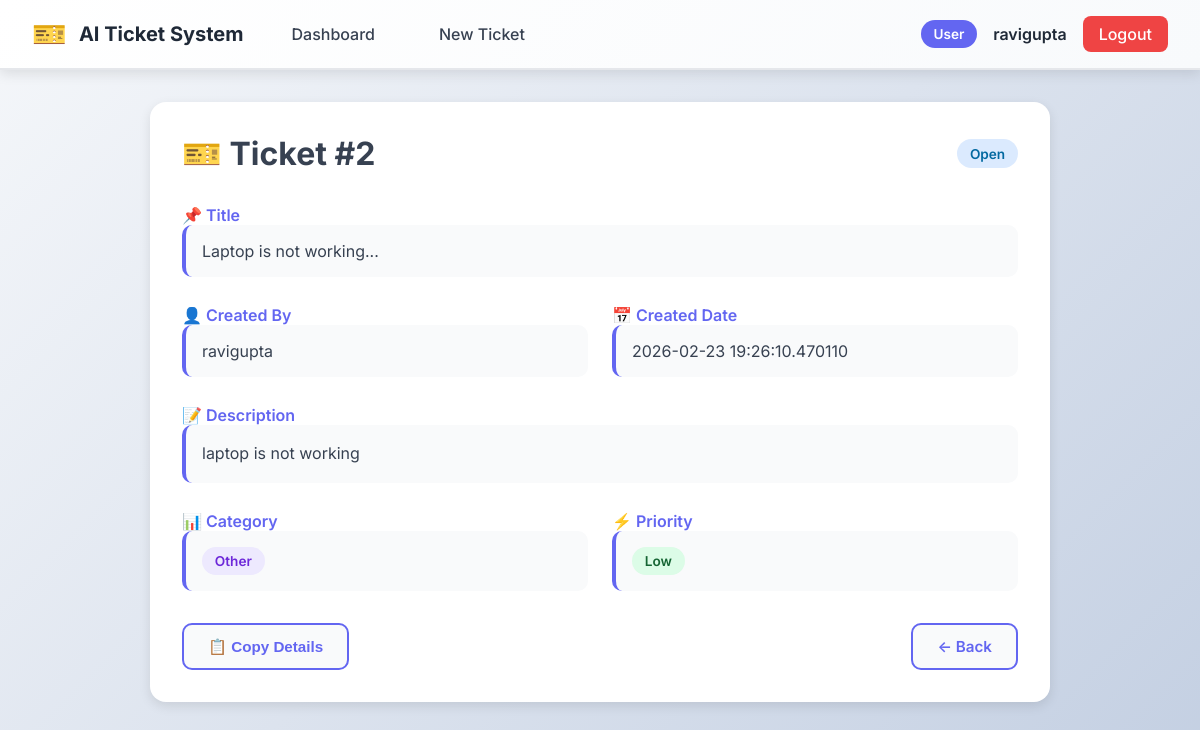
Screenshot of /ticket/2 (signed in) with the database file from the repository.
### tables this page shows
CREATE TABLE tickets(
        id INTEGER PRIMARY KEY AUTOINCREMENT,
        username TEXT NOT NULL,
        title TEXT NOT NULL,
        description TEXT NOT NULL,
        category TEXT NOT NULL,
        priority TEXT NOT NULL,
        status TEXT NOT NULL,
        created_at TIMESTAMP DEFAULT CURRENT_TIMESTAMP,
        resolved_at TIMESTAMP,
        FOREIGN KEY (username) REFERENCES users(username)
    );

### app.py (the view)
@app.route("/ticket/<int:ticket_id>")
def view_ticket(ticket_id):
    if not session.get("username"):
        return redirect("/login")
    ticket = get_ticket_by_id(ticket_id)
    if not ticket:
        flash("Ticket not found!", "error")
        return redirect("/user_dashboard" if session.get("role") == "user" else "/agent_dashboard")
    if session.get("role") == "user" and ticket[1] != session["username"]:
        flash("You don't have permission to view this ticket!", "error")
        return redirect("/user_dashboard")
    return render_template("ticket_details.html", ticket=ticket)

### database.py (called while the page is built)
def get_db():
    conn = sqlite3.connect("users.db")
    conn.row_factory = sqlite3.Row
    return conn

def get_ticket_by_id(ticket_id):
    conn = get_db()
    c = conn.cursor()
    c.execute("SELECT * FROM tickets WHERE id = ?", (ticket_id,))
    ticket = c.fetchone()
    conn.close()
    return ticket

### templates/ticket_details.html (shortened to what this page needs)
{% extends "base.html" %}
{% block content %}
<div style="max-width: 900px; margin: 0 auto;">
    <div class="tickets-section">
        <div style="display: flex; justify-content: space-between; align-items: center; margin-bottom: 2rem; flex-wrap: wrap; gap: 1rem;">
            <h1 style="font-size: 2rem;">🎫 Ticket #{{ ticket[0] }}</h1>
            <span class="status-badge status-{{ ticket[6]|lower|replace(' ', '-') }}">
                {{ ticket[6] }}
            </span>
        </div>
        <div class="preview-field" style="margin-bottom: 1.75rem;">
            <label style="font-weight: 600; color: var(--primary); font-size: 1rem; margin-bottom: 0.5rem;">📌 Title</label>
            <div style="padding: 1rem; background: var(--light); border-radius: 10px; border-left: 4px solid var(--primary);">{{ ticket[2] }}</div>
        </div>
        <div style="display: grid; grid-template-columns: 1fr 1fr; gap: 1.5rem; margin-bottom: 1.75rem;">
            <div class="preview-field">
                <label style="font-weight: 600; color: var(--primary); font-size: 1rem; margin-bottom: 0.5rem;">👤 Created By</label>
                <div style="padding: 1rem; background: var(--light); border-radius: 10px; border-left: 4px solid var(--primary);">{{ ticket[1] }}</div>
            </div>
            <div class="preview-field">
                <label style="font-weight: 600; color: var(--primary); font-size: 1rem; margin-bottom: 0.5rem;">📅 Created Date</label>
                <div style="padding: 1rem; background: var(--light); border-radius: 10px; border-left: 4px solid var(--primary);">{{ ticket[7] if ticket[7] else 'N/A' }}</div>
            </div>
        </div>
        <div class="preview-field" style="margin-bottom: 1.75rem;">
            <label style="font-weight: 600; color: var(--primary); font-size: 1rem; margin-bottom: 0.5rem;">📝 Description</label>
            <div style="padding: 1rem; background: var(--light); border-radius: 10px; border-left: 4px solid var(--primary); line-height: 1.6; white-space: pre-line;">{{ ticket[3] }}</div>
        </div>
        <div style="display: grid; grid-template-columns: 1fr 1fr; gap: 1.5rem; margin-bottom: 1.75rem;">
            <div class="preview-field">
                <label style="font-weight: 600; color: var(--primary); font-size: 1rem; margin-bottom: 0.5rem;">📊 Category</label>
                <div style="padding: 1rem; background: var(--light); border-radius: 10px; border-left: 4px solid var(--primary);">
                    <span class="category-badge">{{ ticket[4] }}</span>
                </div>
            </div>
            <div class="preview-field">
                <label style="font-weight: 600; color: var(--primary); font-size: 1rem; margin-bottom: 0.5rem;">⚡ Priority</label>
                <div style="padding: 1rem; background: var(--light); border-radius: 10px; border-left: 4px solid var(--primary);">
                    <span class="priority-badge priority-{{ ticket[5]|lower }}">
                        {{ ticket[5] }}
                    </span>
                </div>
            </div>
        </div>
    <div style="display: flex; gap: 1rem; margin-top: 2rem;">
        <button onclick="copyToClipboard('Ticket #{{ ticket[0] }}: {{ ticket[2] }}')" class="btn btn-secondary">
            📋 Copy Details
        </button>
        <a href="javascript:history.back()" class="btn btn-secondary" style="margin-left: auto;">
            ← Back
        </a>
    </div>
</div>
{% endblock %}

### templates/base.html (shortened to what this page needs)
<!DOCTYPE html>
<html lang="en">
<head>
    <link rel="stylesheet" href="{{ url_for('static', filename='css/style.css') }}">
</head>
<body>
    <nav class="navbar">
        <div class="nav-container">
            <div class="nav-logo">
                <a href="/">
                    <span class="logo-icon">🎫</span>
                    <span class="logo-text">AI Ticket System</span>
                </a>
            </div>
            <div class="nav-menu">
                {% if session.get('username') %}
                    {% if session.get('role') == 'user' %}
                        <a href="{{ url_for('user_dashboard') }}" class="nav-link">Dashboard</a>
                        <a href="{{ url_for('show_create_ticket') }}" class="nav-link">New Ticket</a>
                    {% elif session.get('role') == 'agent' %}
                        <a href="{{ url_for('agent_dashboard') }}" class="nav-link">Dashboard</a>
                        <a href="{{ url_for('agent_dashboard') }}" class="nav-link">All Tickets</a>
                    {% endif %}
                    <div class="nav-user">
                        <span class="user-role">{{ session.get('role')|capitalize }}</span>
                        <span class="user-name">{{ session.get('username') }}</span>
                        <a href="{{ url_for('logout') }}" class="logout-btn">Logout</a>
                    </div>
                {% endif %}
            </div>
        </div>
    </nav>
    <main class="main-content">
        {% block content %}{% endblock %}
    </main>
</body>
</html>

### static/css/style.css (style rules this page uses)
* { margin: 0; padding: 0; box-sizing: border-box; }
:root { --primary: #6366f1; --primary-dark: #4f46e5; --primary-light: #818cf8; --secondary: #ec4899; --success: #10b981; --warning: #f59e0b; --danger: #ef4444; --dark: #1f2937; --light: #f9fafb; --border: #e5e7eb; --text: #374151; --text-light: #6b7280; --shadow-sm: 0 1px 2px rgba(0,0,0,0.05); --shadow-md: 0 4px 12px rgba(0,0,0,0.1); --shadow-lg: 0 20px 40px rgba(0,0,0,0.12); }
body { font-family: 'Inter', -apple-system, BlinkMacSystemFont, 'Segoe UI', sans-serif; background: linear-gradient(135deg, #f5f7fa 0%, #c3cfe2 100%); min-height: 100vh; color: var(--text); }
.navbar { background: linear-gradient(135deg, #ffffff 0%, #f8fafc 100%); padding: 1rem 2rem; box-shadow: var(--shadow-md); border-bottom: 2px solid var(--border); position: sticky; top: 0; z-index: 100; }
.nav-container { max-width: 1400px; margin: 0 auto; display: flex; justify-content: space-between; align-items: center; gap: 2rem; }
.nav-logo a { display: flex; align-items: center; gap: 0.75rem; text-decoration: none; color: var(--dark); font-weight: 700; font-size: 1.25rem; }
.logo-icon { font-size: 1.75rem; }
.nav-menu { display: flex; align-items: center; gap: 2rem; flex: 1; }
.nav-link { color: var(--text); text-decoration: none; font-weight: 500; transition: all 0.3s ease; padding: 0.5rem 1rem; border-radius: 8px; }
.nav-user { display: flex; align-items: center; gap: 1rem; margin-left: auto; }
.user-role { background: var(--primary); color: white; padding: 0.4rem 0.8rem; border-radius: 20px; font-size: 0.85rem; font-weight: 600; }
.user-name { font-weight: 600; color: var(--dark); }
.logout-btn { background: var(--danger); color: white; padding: 0.5rem 1rem; border-radius: 8px; text-decoration: none; font-weight: 500; transition: all 0.3s ease; cursor: pointer; border: none; }
.main-content { max-width: 1400px; margin: 2rem auto; padding: 0 1.5rem; }
.btn { padding: 0.75rem 1.5rem; border: none; border-radius: 10px; font-weight: 600; cursor: pointer; transition: all 0.3s ease; display: inline-block; text-decoration: none; text-align: center; font-size: 0.95rem; }
.btn-secondary { background: var(--light); color: var(--primary); border: 2px solid var(--primary); }
.tickets-section { background: white; border-radius: 16px; padding: 2rem; box-shadow: var(--shadow-md); }
.status-badge { padding: 0.4rem 0.8rem; border-radius: 20px; font-size: 0.85rem; font-weight: 600; display: inline-block; }
.status-open { background: #dbeafe; color: #0369a1; }
.priority-badge { padding: 0.4rem 0.8rem; border-radius: 20px; font-size: 0.85rem; font-weight: 600; display: inline-block; }
.priority-low { background: #dcfce7; color: #166534; }
.category-badge { padding: 0.4rem 0.8rem; border-radius: 20px; font-size: 0.85rem; font-weight: 600; display: inline-block; background: #ede9fe; color: #6d28d9; }

### rows the page displays
tickets: get "ravigupta", id "2", status "Open", title "Laptop is not working...", username "ravigupta", created_at "2026-02-23 19:26:10.470110", description "laptop is not working", category "Other", priority "Low"

### other values shown
{{ session.get('role')|capitalize }} "User"
